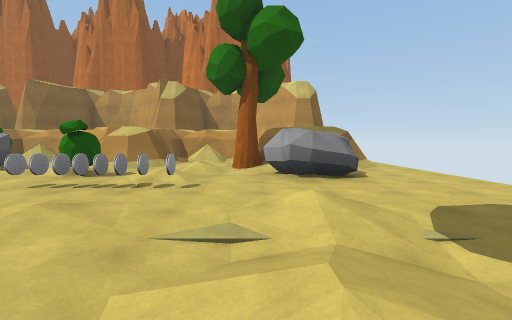
view 1 (above)

17 first-person views from a walk through a 3-D level made in the Unity game engine. The camera is 1.5 m above the floor, tilts 4° down and sees 90° across. The floor is counted in squares, 2 m on a side. Each view is taken from the middle of a square. On the plan, view 1 faces up. The plan holds only what a view shows up to about 9 squares ahead; the rest is blank. The place goes on beyond the plan. The player character is not drawn. Some animated figures are not drawn.

view 2
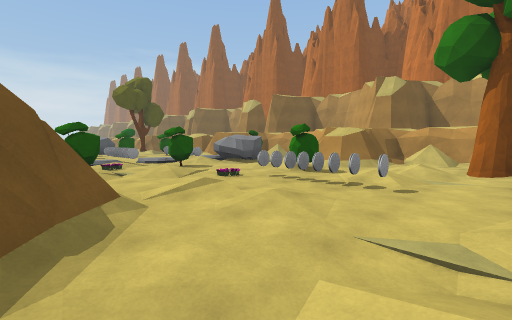

view 3
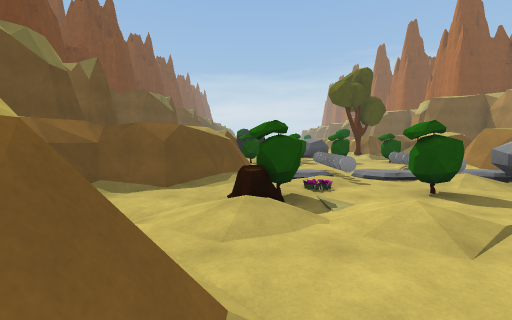

view 4
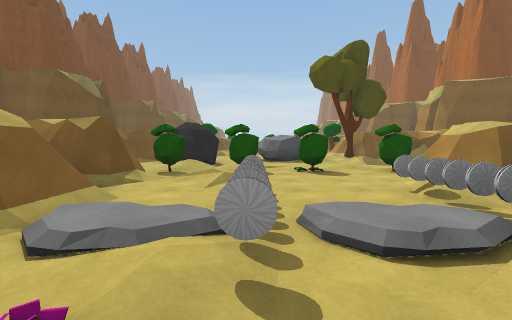

view 5
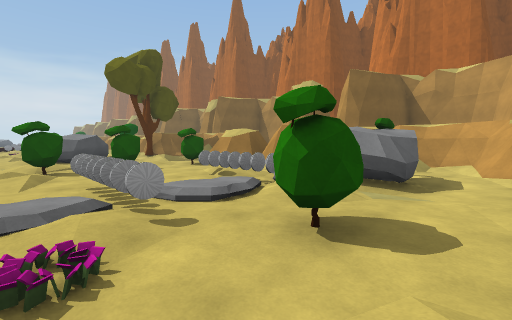

view 6
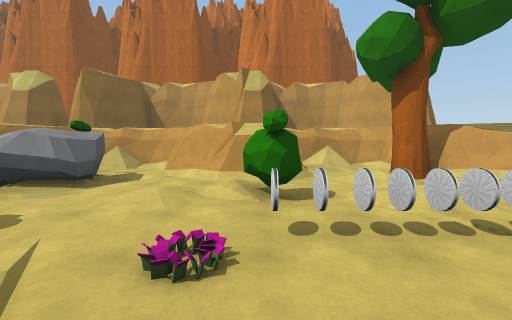

view 7
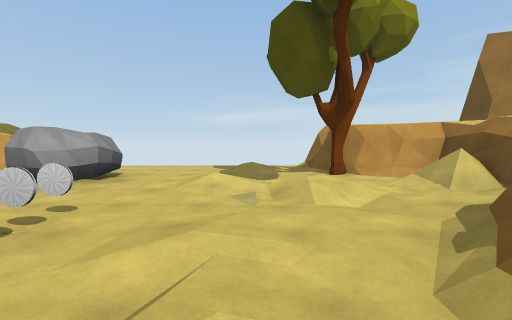

view 8
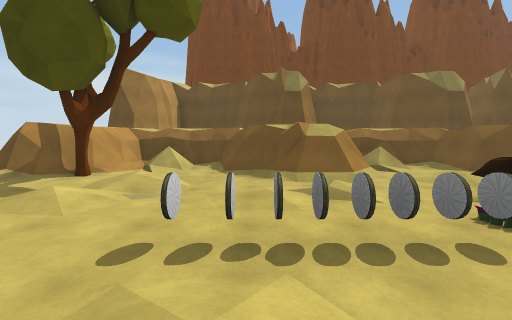

view 9
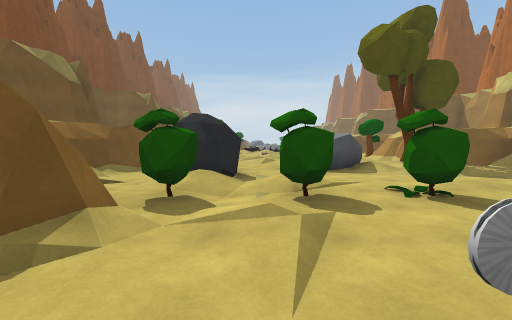

view 10
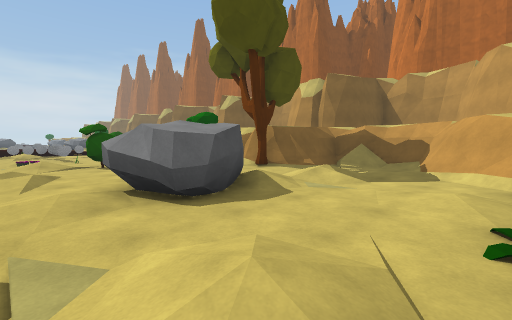

view 11
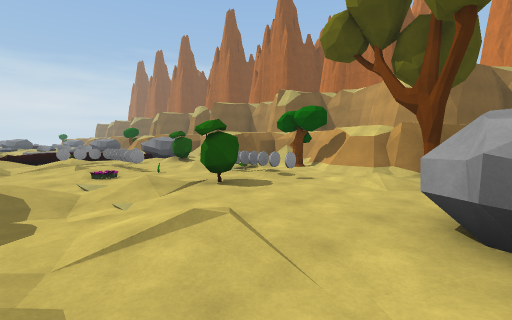

view 12
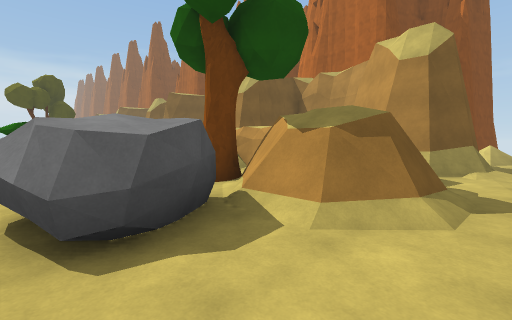

view 13
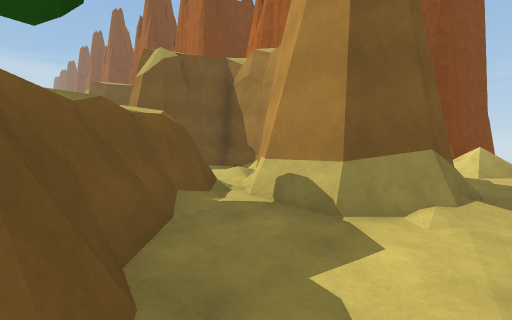

view 14
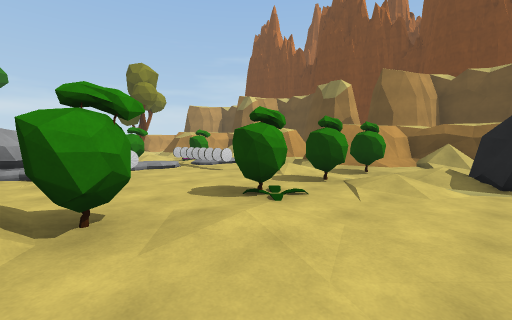

view 15
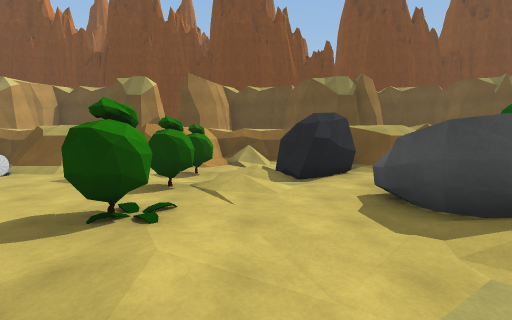

view 16
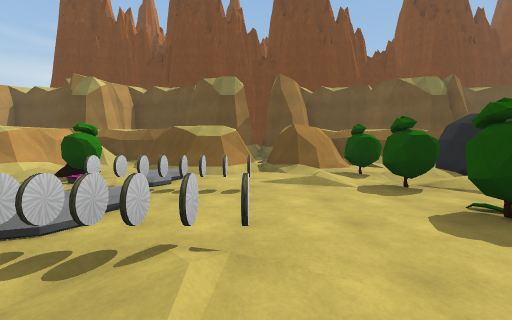

view 17
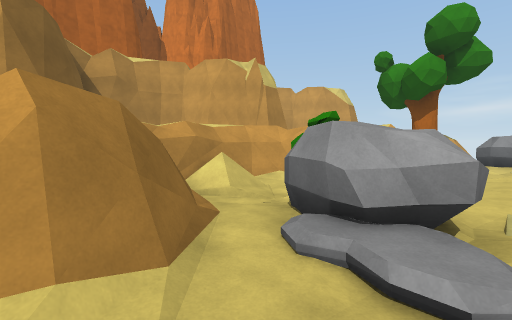

### Floor plan
Key: @ floor where view 1 was taken; # wall or solid block; . main floor; : floor 0.25 m higher than the main floor; + floor 0.5 m higher than the main floor; / step, stairs or slope; = window, fence, low wall or low ledge; ^ raised ledge; R rock; B bush; T tree; P plant; C coin; O other object.
Columns run from 27 left of view 1 to 4 right of it. Each row starts with its distance up from view 1.
 19                               #
 18                               #
 17                               //
 16                               /.
 15                               ..
 14                             ###.
 13                               #.
 12                             ###.
 11          #        ##     ####...
 10         ##^##     #^##  #^####..
  9     ##  ##/.##   ##/.####/.####.
  8    .T####.../#####RB./###..T###.
  7    /..//T.+..B/...RBR.//.//.R//.
  6    O.:./......../.R...:B....RR..
  5 ..:..CC..R/..P..CC:O...B.:..RR..
  4 OOCO.B...RR..P....C.B..PCCC.....
  3 ...P./...R../B..CCCC./.C..../...
  2  /:....:..../../..:PO/../:....:
  1  /..//..//RR+BB..//.B+.//..//...
  0     O   ##R/..#####/...###.@.T##
 -1          ##./###  ##./=####. ##
 -2           ##^##    ##^## #####
 -3              #        #

Where each view was taken, in squares from view 1:
view 1: 0 up, 0 right, facing up
view 2: 0 up, 0 right, facing up-left
view 3: 1 up, 3 left, facing left
view 4: 3 up, 7 left, facing left
view 5: 2 up, 6 left, facing up-left
view 6: 2 up, 4 left, facing up
view 7: 2 up, 4 left, facing right
view 8: 6 up, 2 left, facing down
view 9: 2 up, 10 left, facing left
view 10: 2 up, 14 left, facing up-left
view 11: 1 up, 18 left, facing up-left
view 12: 5 up, 4 right, facing up-left
view 13: 9 up, 4 right, facing up-left
view 14: 7 up, 16 left, facing down-right
view 15: 7 up, 15 left, facing down
view 16: 7 up, 11 left, facing down
view 17: 6 up, 11 left, facing up-right
